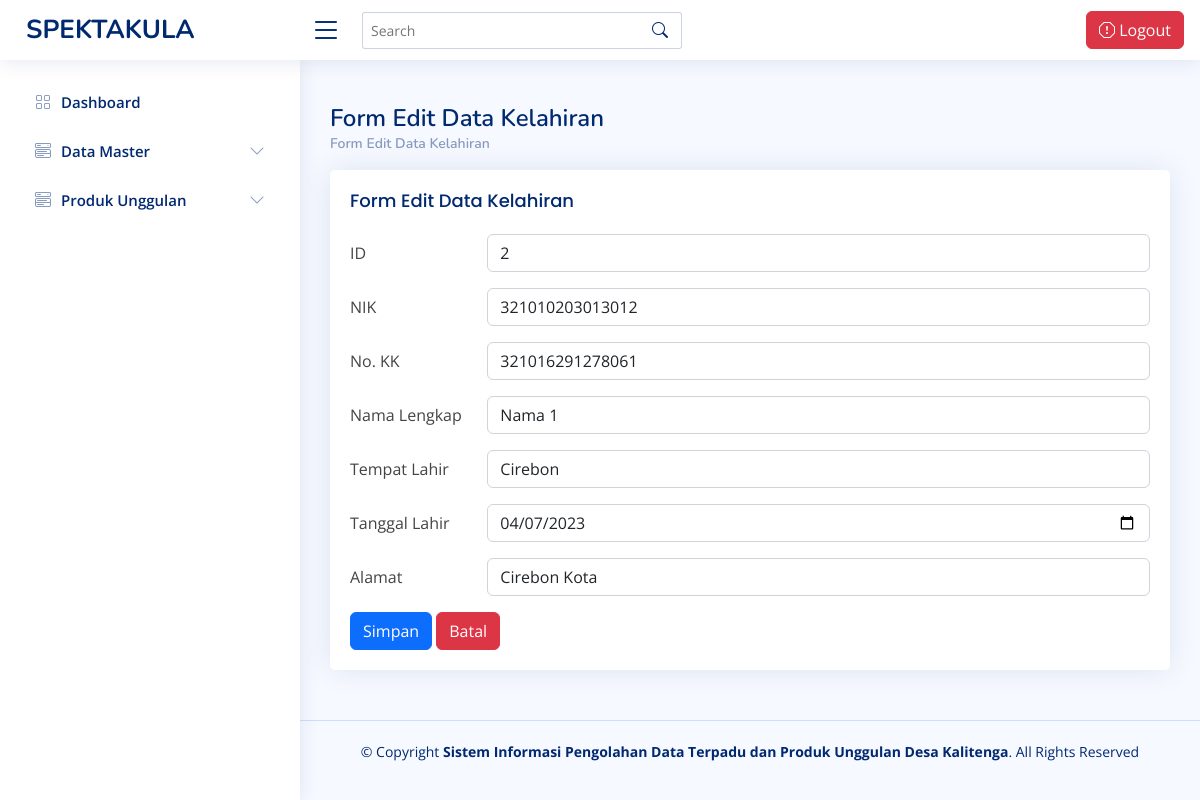
/Edit_page_kelahiran/edit_page/2, run on the app's committed database.
### tables this page shows
CREATE TABLE `tb_kelahiran` (
  `id` int(11) NOT NULL,
  `nik` varchar(100) NOT NULL,
  `kk` varchar(100) NOT NULL,
  `nama` varchar(100) NOT NULL,
  `tempat_lahir` varchar(100) DEFAULT NULL,
  `tanggal_lahir` date NOT NULL,
  `alamat` varchar(100) NOT NULL
);

### application/controllers/Edit_page_kelahiran.php (called while the page is built, shortened)
<?php
class Edit_page_kelahiran extends CI_Controller {
    public function __construct()
    {
		$this->load->model('M_global_model');
		$this->load->model('Model_kelahiran');
		$this->load->library('session');
    }
     function edit_page($id)
                {
                    $data['title']  = 'Page Edit Data Siswa';
                    $judul['Judul']  = 'Edit Data Kelahiran';
                    $queryDetail = $this->Model_kelahiran->getDataDetail($id);
                    $edit = array('queryEdit' => $queryDetail);
                    $tampilan = $edit + $judul;
                    $this->load->view('template/header',$data);
                    $this->load->view('template/sidebar');
                    $this->load->view('admin/form_edit_kelahiran',$tampilan);
                    $this->load->view('template/footer');
                }
}

### index.php (called while the page is built, shortened)
<?php
require_once BASEPATH.'core/CodeIgniter.php';

### application/models/Model_kelahiran.php (called while the page is built, shortened)
<?php
class Model_kelahiran extends CI_Model
{
    function getDataDetail($id)
    {
			$this->db->where('id', $id);
			$query = $this->db->get('tb_kelahiran');
			return $query->row();
		}
}

### application/views/admin/form_edit_kelahiran.php (the view)
<main id="main" class="main">
<div class="pagetitle">
  <h1>Form Edit Data Kelahiran</h1>
  <nav>
    <ol class="breadcrumb">
      <li class="breadcrumb-item"><a href="<?= site_url('Kalahiran');?>">Form Edit Data Kelahiran</a></li>
    </ol>
  </nav>
</div>
<section class="section">
      <div class="row">
        <div class="col-lg-12">
          <div class="card">
            <div class="card-body">
              <h5 class="card-title"> Form Edit Data Kelahiran</h5>
              <form action="<?php echo base_url() . 'Form_kelahiran/FungsiEdit'; ?>" method="post">
                <div class="row mb-3">
                  <label for="inputText" class="col-sm-2 col-form-label">ID</label>
                  <div class="col-sm-10">
                    <input type="text" name="id" id="id" class="form-control" value="<?php echo $queryEdit->id?>">
                  </div>
                </div>
                <div class="row mb-3">
                  <label for="inputText" class="col-sm-2 col-form-label">NIK</label>
                  <div class="col-sm-10">
                    <input type="text" name="nik" id="nik" class="form-control" value="<?php echo $queryEdit->nik?>">
                  </div>
                </div>
                <div class="row mb-3">
                  <label for="NoKK" class="col-sm-2 col-form-label">No. KK</label>
                  <div class="col-sm-10">
                    <input type="text" id="kk" name="kk" class="form-control" value="<?php echo $queryEdit->kk?>">
                  </div>
                </div>
                <div class="row mb-3">
                  <label for="nama" class="col-sm-2 col-form-label">Nama Lengkap</label>
                  <div class="col-sm-10">
                    <input type="text" id="nama" name="nama" class="form-control" value="<?php echo $queryEdit->nama?>">
                  </div>
                </div>
                <div class="row mb-3">
                  <label for="tampat_lahir" class="col-sm-2 col-form-label">Tempat Lahir</label>
                  <div class="col-sm-10">
                    <input type="text" id="tempat_lahir" name="tempat_lahir" class="form-control" value="<?php echo $queryEdit->tempat_lahir?>">
                  </div>
                </div>
                <div class="row mb-3">
                  <label for="tanggal_lahir" class="col-sm-2 col-form-label">Tanggal Lahir</label>
                  <div class="col-sm-10">
                    <input type="date" id="tanggal_lahir" name="tanggal_lahir" class="form-control" value="<?php echo $queryEdit->tanggal_lahir?>">
                  </div>
                </div>
                <div class="row mb-3">
                  <label for="alamat" class="col-sm-2 col-form-label">Alamat</label>
                  <div class="col-sm-10">
                    <input type="text" id="alamat" name="alamat" class="form-control" value="<?php echo $queryEdit->alamat;?>">
                  </div>
                </div>
                <button type="submit" class="btn btn-primary">Simpan</button>
                <a href="<?= site_url('Kelahiran');?>" class="btn btn-danger">Batal</a>
                </form>
            </div>
          </div>
        </div>
      </div>
    </section>
</main>

### admin/css/style.css (style rules this page uses)
:root { scroll-behavior: smooth; }
body { font-family: "Open Sans", sans-serif; background: #f6f9ff; color: #444444; }
a { color: #4154f1; text-decoration: none; }
h1, h2, h3, h4, h5, h6 { font-family: "Nunito", sans-serif; }
#main { margin-top: 60px; padding: 20px 30px; transition: all 0.3s; }
.pagetitle { margin-bottom: 10px; }
.pagetitle h1 { font-size: 24px; margin-bottom: 0; font-weight: 600; color: #012970; }
.card { margin-bottom: 30px; border: none; border-radius: 5px; box-shadow: 0px 0 30px rgba(1, 41, 112, 0.1); }
.card-title { padding: 20px 0 15px 0; font-size: 18px; font-weight: 500; color: #012970; font-family: "Poppins", sans-serif; }
.card-body { padding: 0 20px 20px 20px; }
.breadcrumb { font-size: 14px; font-family: "Nunito", sans-serif; color: #899bbd; font-weight: 600; }
.breadcrumb a { color: #899bbd; transition: 0.3s; }
.breadcrumb .breadcrumb-item::before { color: #899bbd; }
@media (min-width: 1200px) { #main, #footer { margin-left: 300px; } }

### data on the page
tb_kelahiran: id "2", nik "321010203013012", kk "321016291278061", nama "Nama 1", tempat_lahir "Cirebon", tanggal_lahir "04/07/2023", alamat "Cirebon Kota"
